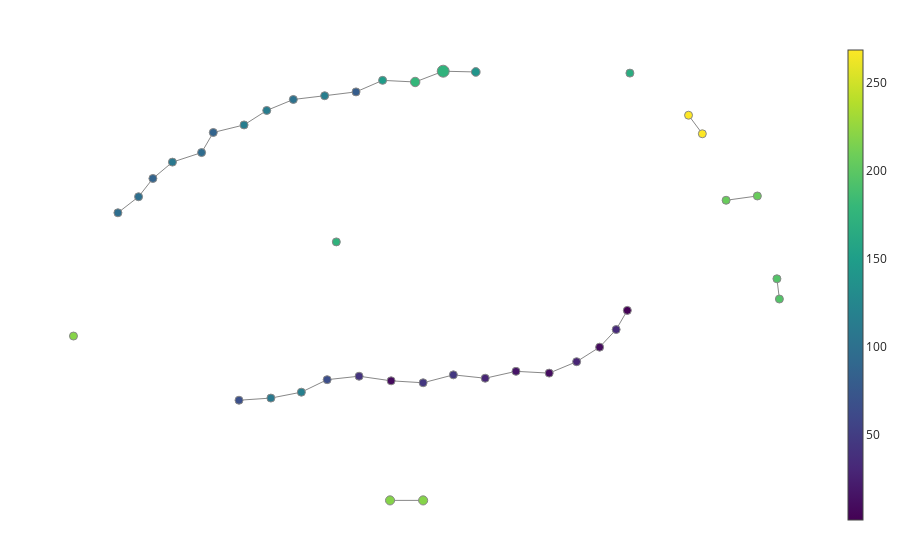

The cell this chart's notebook holds for it:
### Code cell
import gtda.mapper as map
import sklearn.cluster as cluster


filter_func = l1_norm_trans
cover = map.OneDimensionalCover(kind='balanced', n_intervals=30, overlap_frac=0.4)
clusterer = cluster.DBSCAN()

pipe = map.make_mapper_pipeline(
    filter_func=filter_func,
    cover=cover,
    clusterer=clusterer,
    verbose=False,
    n_jobs=1,
)

fig = map.plot_static_mapper_graph(pipe, df_codes_array)
fig.show(config={'scrollZoom': True})

### Figure 1 — Plotly figure (JSON) as saved in the notebook; plotly's stock layout.template omitted (floating-point values rounded to 4 significant figures)
{"data": [{"hoverinfo": "none", "line": {"color": "#888", "width": 1}, "mode": "lines", "name": "edge_trace", "type": "scatter", "uid": "0577621d-d4d5-420d-be5b-4b542d436010", "x": [-1.364, -0.9207, null, -1.364, -1.805, null, -0.9207, -0.4784, null, 2.345, 2.191, null, 2.191, 1.962, null, 1.265, 1.645, null, 1.265, 0.8059, null, 1.645, 1.962, null, 0.2498, -0.2005, null, -0.2005, -0.5882, null, -4.413, -4.699, null, -4.413, -4.215, null, -1.039, -1.406, null, -1.039, -0.5882, null, -1.406, -1.84, null, -4.215, -3.945, null, 0.38, 0.8059, null, 0.38, -0.05991, null, -3.38, -3.542, null, -3.38, -2.955, null, -3.542, -3.945, null, -2.955, -2.64, null, -2.162, -1.805, null, -2.162, -2.583, null, -1.84, -2.273, null, -0.4784, -0.05991, null, -2.273, -2.64, null, -3.024, -2.583, null, -0.478, -0.9357, null, 3.711, 4.144, null, 4.448, 4.414, null, 3.192, 3.383, null], "y": [-1.388, -1.487, null, -1.388, -1.462, null, -1.487, -1.53, null, 0.04068, -0.3746, null, -0.3746, -0.757, null, -1.32, -1.072, null, -1.32, -1.282, null, -1.072, -0.757, null, 5.212, 5.228, null, 5.228, 4.995, null, 2.506, 2.158, null, 2.506, 2.902, null, 5.03, 4.78, null, 5.03, 4.995, null, 4.78, 4.697, null, 2.902, 3.257, null, -1.431, -1.282, null, -1.431, -1.358, null, 3.899, 3.464, null, 3.899, 4.063, null, 3.464, 3.257, null, 4.063, 4.377, null, -1.733, -1.462, null, -1.733, -1.862, null, 4.697, 4.615, null, -1.53, -1.358, null, 4.615, 4.377, null, -1.908, -1.862, null, -4.081, -4.081, null, 2.429, 2.522, null, 0.287, 0.7262, null, 4.274, 3.871, null]}, {"hoverinfo": "text", "hovertext": ["Node ID: 0<br>Pullback set label: 19<br>Partial cluster label: -1<br>Node size: 6<br>Summary statistic: 41.8", "Node ID: 1<br>Pullback set label: 20<br>Partial cluster label: -1<br>Node size: 3<br>Summary statistic: 9.33", "Node ID: 2<br>Pullback set label: 29<br>Partial cluster label: -1<br>Node size: 2<br>Summary statistic: 1.5", "Node ID: 3<br>Pullback set label: 28<br>Partial cluster label: -1<br>Node size: 3<br>Summary statistic: 33.3", "Node ID: 4<br>Pullback set label: 25<br>Partial cluster label: -1<br>Node size: 2<br>Summary statistic: 11.0", "Node ID: 5<br>Pullback set label: 26<br>Partial cluster label: -1<br>Node size: 3<br>Summary statistic: 29.0", "Node ID: 6<br>Pullback set label: 27<br>Partial cluster label: -1<br>Node size: 2<br>Summary statistic: 9.5", "Node ID: 7<br>Pullback set label: 0<br>Partial cluster label: -1<br>Node size: 41<br>Summary statistic: 140.0", "Node ID: 8<br>Pullback set label: 1<br>Partial cluster label: -1<br>Node size: 78<br>Summary statistic: 174.0", "Node ID: 9<br>Pullback set label: 13<br>Partial cluster label: -1<br>Node size: 9<br>Summary statistic: 98.3", "Node ID: 10<br>Pullback set label: 14<br>Partial cluster label: -1<br>Node size: 4<br>Summary statistic: 97.5", "Node ID: 11<br>Pullback set label: 3<br>Partial cluster label: -1<br>Node size: 28<br>Summary statistic: 148.0", "Node ID: 12<br>Pullback set label: 4<br>Partial cluster label: -1<br>Node size: 9<br>Summary statistic: 79.8", "Node ID: 13<br>Pullback set label: 12<br>Partial cluster label: -1<br>Node size: 11<br>Summary statistic: 86.6", "Node ID: 14<br>Pullback set label: 23<br>Partial cluster label: -1<br>Node size: 2<br>Summary statistic: 29.5", "Node ID: 15<br>Pullback set label: 24<br>Partial cluster label: -1<br>Node size: 3<br>Summary statistic: 16.0", "Node ID: 16<br>Pullback set label: 9<br>Partial cluster label: -1<br>Node size: 7<br>Summary statistic: 86.9", "Node ID: 17<br>Pullback set label: 10<br>Partial cluster label: -1<br>Node size: 10<br>Summary statistic: 94.8", "Node ID: 18<br>Pullback set label: 8<br>Partial cluster label: -1<br>Node size: 11<br>Summary statistic: 115.0", "Node ID: 19<br>Pullback set label: 2<br>Partial cluster label: -1<br>Node size: 48<br>Summary statistic: 179.0", "Node ID: 20<br>Pullback set label: 17<br>Partial cluster label: -1<br>Node size: 5<br>Summary statistic: 117.0", "Node ID: 21<br>Pullback set label: 18<br>Partial cluster label: -1<br>Node size: 2<br>Summary statistic: 65.5", "Node ID: 22<br>Pullback set label: 5<br>Partial cluster label: -1<br>Node size: 23<br>Summary statistic: 115.0", "Node ID: 23<br>Pullback set label: 21<br>Partial cluster label: -1<br>Node size: 3<br>Summary statistic: 44.3", "Node ID: 24<br>Pullback set label: 6<br>Partial cluster label: -1<br>Node size: 16<br>Summary statistic: 102.0", "Node ID: 25<br>Pullback set label: 7<br>Partial cluster label: -1<br>Node size: 9<br>Summary statistic: 114.0", "Node ID: 26<br>Pullback set label: 22<br>Partial cluster label: -1<br>Node size: 2<br>Summary statistic: 45.5", "Node ID: 27<br>Pullback set label: 15<br>Partial cluster label: -1<br>Node size: 3<br>Summary statistic: 68.0", "Node ID: 28<br>Pullback set label: 11<br>Partial cluster label: -1<br>Node size: 6<br>Summary statistic: 109.0", "Node ID: 29<br>Pullback set label: 16<br>Partial cluster label: -1<br>Node size: 4<br>Summary statistic: 110.0", "Node ID: 30<br>Pullback set label: 1<br>Partial cluster label: 0<br>Node size: 5<br>Summary statistic: 174.0", "Node ID: 31<br>Pullback set label: 3<br>Partial cluster label: 0<br>Node size: 45<br>Summary statistic: 219.0", "Node ID: 32<br>Pullback set label: 4<br>Partial cluster label: 0<br>Node size: 45<br>Summary statistic: 219.0", "Node ID: 33<br>Pullback set label: 4<br>Partial cluster label: 1<br>Node size: 6<br>Summary statistic: 206.0", "Node ID: 34<br>Pullback set label: 5<br>Partial cluster label: 0<br>Node size: 6<br>Summary statistic: 206.0", "Node ID: 35<br>Pullback set label: 3<br>Partial cluster label: 1<br>Node size: 5<br>Summary statistic: 166.0", "Node ID: 36<br>Pullback set label: 3<br>Partial cluster label: 2<br>Node size: 26<br>Summary statistic: 220.0", "Node ID: 37<br>Pullback set label: 1<br>Partial cluster label: 1<br>Node size: 8<br>Summary statistic: 195.0", "Node ID: 38<br>Pullback set label: 2<br>Partial cluster label: 0<br>Node size: 8<br>Summary statistic: 195.0", "Node ID: 39<br>Pullback set label: 0<br>Partial cluster label: 0<br>Node size: 20<br>Summary statistic: 269.0", "Node ID: 40<br>Pullback set label: 1<br>Partial cluster label: 2<br>Node size: 20<br>Summary statistic: 269.0"], "marker": {"color": [41.83, 9.333, 1.5, 33.33, 11, 29, 9.5, 140.0, 174.1, 98.33, 97.5, 148.1, 79.78, 86.64, 29.5, 16, 86.86, 94.8, 114.6, 178.7, 116.8, 65.5, 115.4, 44.33, 101.6, 114, 45.5, 68, 108.8, 109.5, 173.6, 219.1, 219.1, 206.5, 206.5, 166.4, 219.8, 195.2, 195.2, 268.8, 268.8], "colorbar": {"thickness": 15, "title": {"side": "right", "text": ""}, "xanchor": "left"}, "colorscale": [[0, "#440154"], [0.1111, "#482878"], [0.2222, "#3e4989"], [0.3333, "#31688e"], [0.4444, "#26828e"], [0.5556, "#1f9e89"], [0.6667, "#35b779"], [0.7778, "#6ece58"], [0.8889, "#b5de2b"], [1, "#fde725"]], "line": {"color": "#888", "width": 1}, "opacity": 1, "reversescale": false, "showscale": true, "size": [6, 3, 2, 3, 2, 3, 2, 41, 78, 9, 4, 28, 9, 11, 2, 3, 7, 10, 11, 48, 5, 2, 23, 3, 16, 9, 2, 3, 6, 4, 5, 45, 45, 6, 6, 5, 26, 8, 8, 20, 20], "sizemin": 4, "sizemode": "area", "sizeref": 1.083}, "mode": "markers", "name": "node_trace", "type": "scatter", "uid": "74307068-2339-497b-b0bc-ab2884f17069", "x": [-1.364, -0.9207, 2.345, 2.191, 1.265, 1.645, 1.962, 0.2498, -0.2005, -4.413, -4.699, -1.039, -1.406, -4.215, 0.38, 0.8059, -3.38, -3.542, -2.955, -0.5882, -2.162, -1.805, -1.84, -0.4784, -2.273, -2.64, -0.05991, -3.024, -3.945, -2.583, -1.678, -0.478, -0.9357, 3.711, 4.144, 2.381, -5.313, 4.448, 4.414, 3.192, 3.383], "y": [-1.388, -1.487, 0.04068, -0.3746, -1.32, -1.072, -0.757, 5.212, 5.228, 2.506, 2.158, 5.03, 4.78, 2.902, -1.431, -1.282, 3.899, 3.464, 4.063, 4.995, -1.733, -1.462, 4.697, -1.53, 4.615, 4.377, -1.358, -1.908, 3.257, -1.862, 1.526, -4.081, -4.081, 2.429, 2.522, 5.187, -0.516, 0.287, 0.7262, 4.274, 3.871]}], "layout": {"autosize": false, "hovermode": "closest", "margin": {"b": 20, "l": 5, "r": 5, "t": 40}, "showlegend": false, "title": {"text": ""}, "xaxis": {"showgrid": false, "showline": false, "showticklabels": false, "ticks": "", "title": {"text": ""}, "zeroline": false}, "yaxis": {"showgrid": false, "showline": false, "showticklabels": false, "ticks": "", "title": {"text": ""}, "zeroline": false}}}
